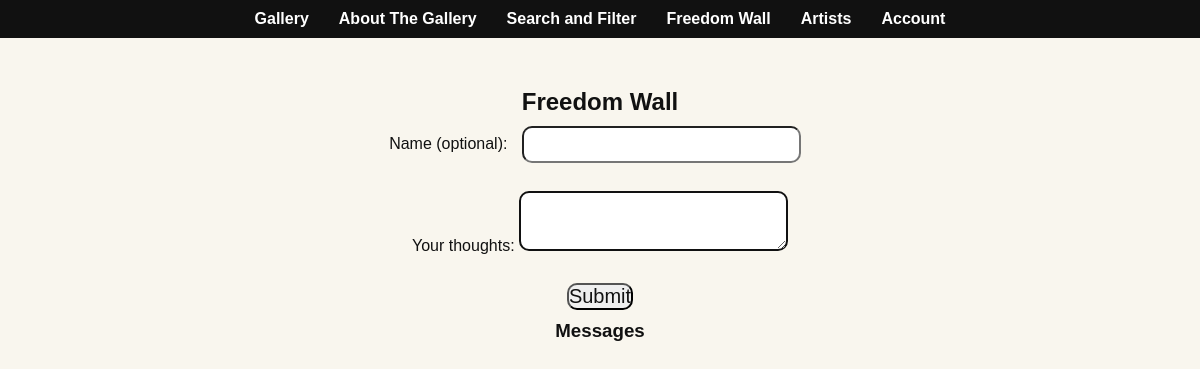
Before: /freedomwall.php with the older database file.
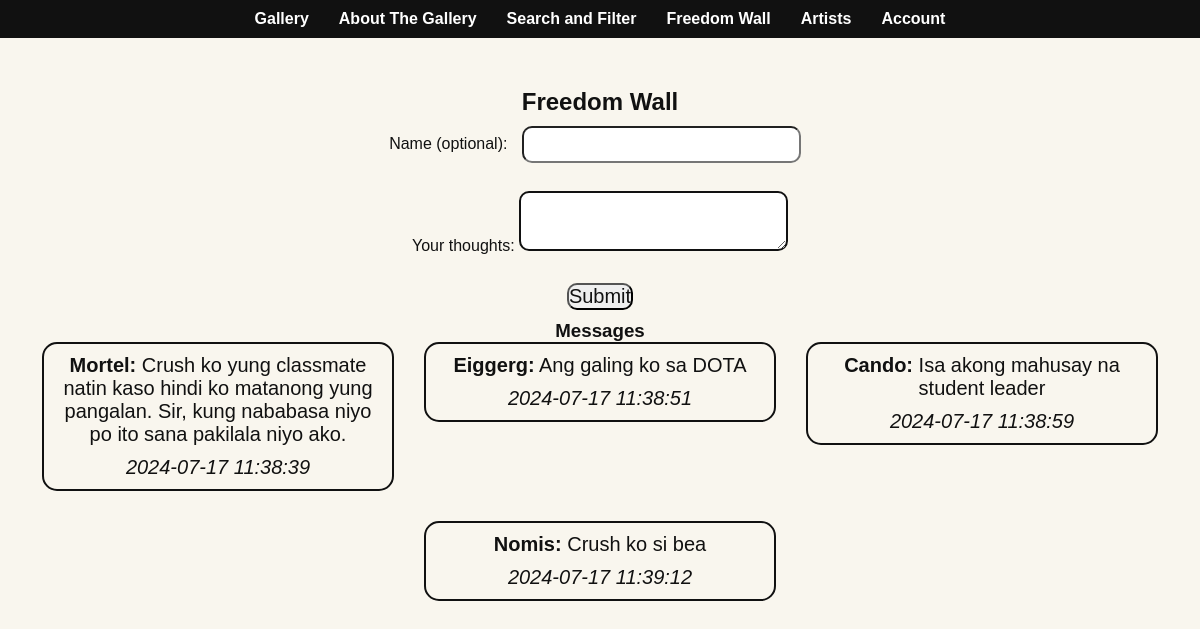
After: the same page with the newer database file.
### tables this page shows
CREATE TABLE `messages` (
  `id` int(11) NOT NULL,
  `name` varchar(255) DEFAULT 'Anonymous',
  `message` text NOT NULL,
  `timestamp` timestamp NOT NULL DEFAULT current_timestamp()
);

### freedomwall.php (the view, shortened to what this page needs)
<!DOCTYPE html>
<html lang="en">
<head>
    <link rel="stylesheet" href="styles.css">
</head>
<body>
    <header>
        <nav>
            <ul>
                <li><a href="index.php">Gallery</a></li>
                <li><a href="aboutthegallery.php">About The Gallery</a></li>
                <li><a href="search_filter.php">Search and Filter</a></li>
                <li><a href="freedomwall.php">Freedom Wall</a></li>
                <li><a href="all_artist_profile.php">Artists</a></li>
                <li><a href="account.php">Account</a></li>
            </ul>
        </nav>
    </header>
    <main>
        <h2 class = "body_text">Freedom Wall</h2>
        <form method="post" action= 'submit_message.php'>
            <label class = "body_text" for="name">Name (optional):</label>
            <input type="text" id="name" name="name">
            <br><br>
            <label class = "body_text" for="message">Your thoughts:</label>
            <textarea id="message" name="message" required></textarea>
            <br><br>
            <input class = "body_text"type="submit" value="Submit">
        </form>
        <h3 class = 'body_text' >Messages</h3>
        <div class ="display_grid">
            <?php
            require 'config.php';
            $stmt = $pdo->query('SELECT * FROM messages');
                while($row = $stmt->fetch()) {
                echo "<div class = 'item_frame'>";
                    echo "<p class = 'body_text'><strong>". htmlspecialchars($row['name']). ":</strong> ". htmlspecialchars($row['message']). "</p>";
                    echo "<p class = 'bodt_text'><em class = 'body_text'>". $row['timestamp']. "</em></p>";
                echo "</div>";
                }
            ?>
        </div>
    </main>
</body>
</html>

### styles.css (style rules this page uses)
body { min-height: 100vh; display: flex; flex-direction: column; margin: 0; font-family: "Oswald", sans-serif; background-color: #F9F6EE; color: #fff;; }
header { background-color: #111; padding: 10px 0; }
nav ul { list-style-type: none; padding: 0; margin: 0; display: flex; justify-content: center; }
nav ul li { margin: 0 15px; }
nav ul li a { color: #fff; text-decoration: none; font-weight: bold; }
main { text-align: center; padding: 50px 20px; }
h2 { margin: 0px; }
h3 { margin: 0px; }
p { font-size: 20px; margin: 10px; padding: 0; }
input { font-size: 20px; margin: 10px; padding: 5px; border-radius: 10px; vertical-align: middle; box-sizing: border-box; }
textarea { font-family: Arial, Helvetica, sans-serif, sans-serif; border-radius: 10px; border: 2px solid #111; font-size: 20px; padding: 5px; }
.body_text { font-family: "Oswald", sans-serif; color: #111; padding: 0; }
.display_grid { display: -webkit-box; display: -ms-flexbox; display: flex; -webkit-box-align: start; -ms-flex-align: start; align-items: flex-start; -ms-flex-wrap: wrap; flex-wrap: wrap; padding-bottom: 50px; justify-content: center; }
.item_frame { -ms-flex-preferred-size: calc(30% - 30px); flex-basis: calc(30%); margin: 0 15px 30px; overflow: hidden; border: 2px solid #111; border-radius: 15px; }

Changed rows visible on the page:
added messages: name "Mortel", message "Crush ko yung classmate natin kaso hindi ko matanong yung pangalan. Sir, kung nababasa niyo po ito sana pakilala niyo ako.", timestamp "2024-07-17 11:38:39"
added messages: name "Eiggerg", message "Ang galing ko sa DOTA", timestamp "2024-07-17 11:38:51"
added messages: name "Cando", message "Isa akong mahusay na student leader", timestamp "2024-07-17 11:38:59"
added messages: name "Nomis", message "Crush ko si bea", timestamp "2024-07-17 11:39:12"
